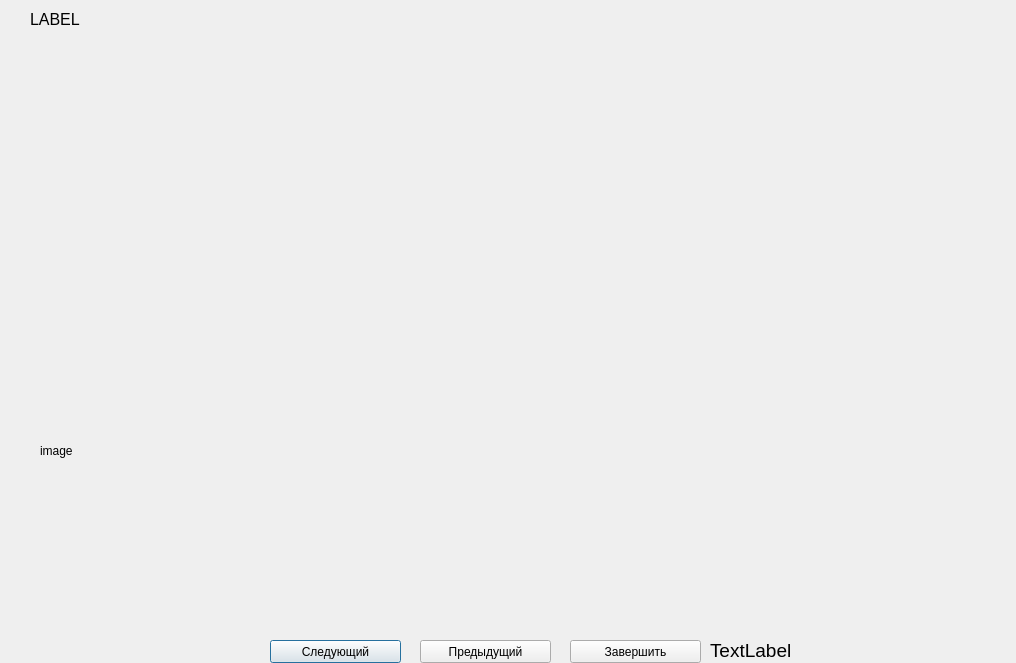
<?xml version="1.0" encoding="UTF-8"?>
<ui version="4.0">
 <class>TestWindow</class>
 <widget class="QDialog" name="TestWindow">
  <property name="enabled">
   <bool>true</bool>
  </property>
  <property name="geometry">
   <rect>
    <x>0</x>
    <y>0</y>
    <width>1016</width>
    <height>663</height>
   </rect>
  </property>
  <property name="windowTitle">
   <string>Dialog</string>
  </property>
  <widget class="QPushButton" name="nextButton">
   <property name="geometry">
    <rect>
     <x>270</x>
     <y>640</y>
     <width>131</width>
     <height>23</height>
    </rect>
   </property>
   <property name="text">
    <string>Следующий</string>
   </property>
  </widget>
  <widget class="QPushButton" name="prevButton">
   <property name="geometry">
    <rect>
     <x>420</x>
     <y>640</y>
     <width>131</width>
     <height>23</height>
    </rect>
   </property>
   <property name="text">
    <string>Предыдущий</string>
   </property>
  </widget>
  <widget class="QPushButton" name="submitButton">
   <property name="geometry">
    <rect>
     <x>570</x>
     <y>640</y>
     <width>131</width>
     <height>23</height>
    </rect>
   </property>
   <property name="text">
    <string>Завершить</string>
   </property>
  </widget>
  <widget class="QLabel" name="label">
   <property name="geometry">
    <rect>
     <x>30</x>
     <y>10</y>
     <width>461</width>
     <height>611</height>
    </rect>
   </property>
   <property name="font">
    <font>
     <pointsize>12</pointsize>
    </font>
   </property>
   <property name="text">
    <string>LABEL</string>
   </property>
   <property name="alignment">
    <set>Qt::AlignLeading|Qt::AlignLeft|Qt::AlignTop</set>
   </property>
   <property name="wordWrap">
    <bool>true</bool>
   </property>
  </widget>
  <widget class="QLabel" name="imageLabel">
   <property name="enabled">
    <bool>true</bool>
   </property>
   <property name="geometry">
    <rect>
     <x>40</x>
     <y>290</y>
     <width>471</width>
     <height>321</height>
    </rect>
   </property>
   <property name="text">
    <string>image</string>
   </property>
  </widget>
  <widget class="QLabel" name="timer">
   <property name="geometry">
    <rect>
     <x>710</x>
     <y>640</y>
     <width>151</width>
     <height>21</height>
    </rect>
   </property>
   <property name="font">
    <font>
     <pointsize>14</pointsize>
    </font>
   </property>
   <property name="text">
    <string>TextLabel</string>
   </property>
  </widget>
 </widget>
 <resources/>
 <connections/>
</ui>
